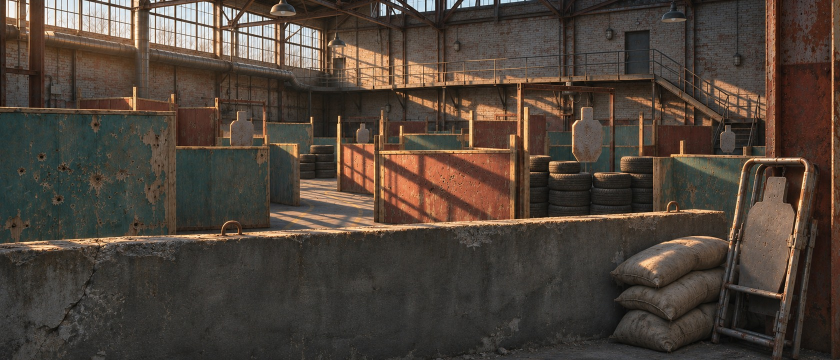
#> input picture tools/ArenaUiArtwork/SessionMenu/masters/streiflicht-approved-21x9.jpg, 1680 x 720 px (shown at 1/2 size); its folder holds 5 pictures in this run
$ python export_streiflicht.py --output out.png
#> lines starting #> are read from the running program, lines starting #| are printed output that depends on the picture; after the words box and inside, x2 and y2 are one past the last pixel; in counts of white or black regions, pixels touching at a corner belong together
"""Export the approved photographic plate into three independently moving UI textures."""
import argparse
import hashlib
import json
import shutil
from pathlib import Path

import numpy as np
from PIL import Image, ImageDraw, ImageFilter


HERE = Path(__file__).resolve().parent
MASTERS = HERE / "masters"
SOURCE_SIZE = (1859, 846)
CANVAS = (1680, 720)
# The approved wide preview takes the central 797 source rows.
WIDE_BOX = (0, 24, 1859, 821)
LANCZOS = Image.Resampling.LANCZOS


def silhouette(points, cutouts=()):
    """Antialias source-space paths before projecting to the approved 21:9 crop."""
    scale = 3
    mask = Image.new("L", (SOURCE_SIZE[0] * scale, SOURCE_SIZE[1] * scale))
    draw = ImageDraw.Draw(mask)
    for path in points:
        draw.polygon([(round(x * scale), round(y * scale)) for x, y in path], fill=255)
    for path in cutouts:
        draw.polygon([(round(x * scale), round(y * scale)) for x, y in path], fill=0)
    return mask.resize(CANVAS, LANCZOS, box=tuple(v * scale for v in WIDE_BOX))


def oriented_seam(approved, clean, anchors, start, end):
    """Follow the irregular stone rim within a narrow band around traced landmarks."""
    xs = np.arange(start, end + 1)
    guide = np.interp(xs, *np.transpose(anchors))
    # The clean donor closely matches the background above the rim. Inside the wall the two
    # exposures differ. Track that transition continuously rather than treating highlights as edges.
    dist = np.abs(approved.astype(float) - clean.astype(float)).mean(axis=2)
    candidates = np.rint(guide).astype(int)[:, None] + np.arange(-6, 7)
    col = xs[:, None]
    before = sum(dist[candidates - d, col] for d in range(1, 4)) / 3
    after = sum(dist[candidates + d, col] for d in range(3)) / 3
    scores = after - before - np.abs(candidates - guide[:, None]) * 2
    scores = np.clip(scores, -80, 80)
    cost = scores[0]
    previous = np.zeros_like(scores, dtype=np.int8)
    for n in range(1, len(xs)):
        steps = np.abs(candidates[n - 1, :, None] - candidates[n, None, :])
        options = cost[:, None] - 4 * steps - 1000 * (steps > 2)
        previous[n] = np.argmax(options, axis=0)
        cost = scores[n] + options.max(axis=0)
    pos = int(np.argmax(cost))
    ys = []
    for n in range(len(xs) - 1, -1, -1):
        ys.append(int(candidates[n, pos]))
        pos = previous[n, pos]
    return list(zip(xs.tolist(), reversed(ys)))


def wall_mask(raw, course):
    guide = [(0,562),(60,560),(115,557),(176,553),(231,552),(301,549),(374,546),(451,543),
             (494,541),(539,540),(624,535),(704,532),(799,526),(872,524),(958,519),(1060,515),
             (1152,510),(1227,506),(1318,501),(1383,497),(1451,493),(1513,489),(1555,487),(1603,492)]
    edge = oriented_seam(raw, course, guide, 0, 1603)
    contour = edge + [(1608,510),(1610,540),(1607,620),(1604,753),(1568,760),(1514,762),
                      (1450,766),(1370,770),(1320,776),(1223,788),(1130,797),(1070,803),
                      (998,810),(899,822),(812,833),(741,845),(700,846),(0,846)]
    # The two lifting eyes are open rings in front of different parts of the course.
    left = [(489,545),(489,535),(490,526),(494,518),(501,513),(510,511),(519,512),(526,514),
            (532,519),(535,528),(536,542),(529,544),(490,547)]
    left_hole = [(498,539),(500,530),(503,524),(509,522),(517,521),(524,524),(527,529),(528,539)]
    right = [(1475,494),(1476,482),(1479,475),(1484,470),(1490,469),(1496,470),(1500,474),
             (1503,482),(1504,490),(1499,494)]
    right_hole = [(1481,489),(1482,482),(1485,476),(1489,475),(1494,476),(1497,481),(1497,489)]
    return silhouette([contour, left, right], [left_hole, right_hole])


def near_mask():
    # Paths follow the visible sandbags, the target sheet and each tube separately. Background is
    # visible between the feet and through the open handle. The recessed frame is on the same plane
    # as the portable stand; the distant targets are part of the fixed course.
    sacks = [(1349,631),(1354,624),(1363,619),(1370,610),(1380,599),(1397,589),(1410,581),
             (1428,571),(1452,561),(1473,555),(1500,549),(1527,547),(1551,547),(1575,549),
             (1594,553),(1614,560),(1606,616),(1605,631),(1600,653),(1596,684),(1590,707),
             (1584,737),(1576,766),(1562,776),(1542,783),(1522,790),(1502,798),(1486,805),
             (1475,801),(1454,799),(1428,795),(1403,791),(1381,786),(1353,775),(1346,772),
             (1351,766),(1357,763),(1362,749),(1373,726),(1388,710),(1373,705),(1361,696),
             (1358,691),(1364,683),(1370,681),(1375,673),(1383,663),(1397,653),(1381,649),
             (1363,644),(1357,635)]
    plate = [(1699,416),(1737,414),(1741,419),(1733,467),(1748,471),(1757,486),
             (1758,496),(1733,625),(1714,734),(1630,712),(1622,646),(1632,585),(1647,525),(1656,495),
             (1672,476),(1682,471),(1694,420)]
    outer_left = [(1571,780),(1574,757),(1576,741),(1581,716),(1583,692),(1590,655),
                  (1595,632),(1602,591),(1613,535),(1623,477),(1632,428),(1638,397),
                  (1642,385),(1648,378),(1655,374),(1667,372),(1772,372),(1783,372),
                  (1793,377),(1800,386),(1803,398),(1800,420),(1782,511),(1766,594),
                  (1750,671),(1739,741),(1728,824),(1709,822),(1723,746),(1736,676),
                  (1750,595),(1765,506),(1779,419),(1783,398),(1780,390),(1776,387),
                  (1769,386),(1665,387),(1658,390),(1654,396),(1649,415),(1643,446),
                  (1629,528),(1616,606),(1603,678),(1590,751),(1588,786)]
    inner_left = [(1596,779),(1605,721),(1615,656),(1630,567),(1643,497),(1656,415),
                  (1662,398),(1668,391),(1675,387),(1690,385),(1696,390),(1683,394),
                  (1676,402),(1672,414),(1665,455),(1653,520),(1641,589),(1628,668),
                  (1611,783)]
    inner_right = [(1752,819),(1756,784),(1767,703),(1777,628),(1789,533),(1798,464),
                   (1807,407),(1805,395),(1796,384),(1801,382),(1810,388),(1814,396),
                   (1817,406),(1814,426),(1805,497),(1793,588),(1780,683),(1767,818)]
    lower_cross = [(1583,747),(1587,745),(1719,775),(1757,782),(1755,799),(1715,789),
                   (1583,761)]
    mid_cross = [(1600,651),(1607,649),(1729,674),(1731,683),(1723,688),(1600,665)]
    chain = [(1731,385),(1737,385),(1734,396),(1729,414),(1726,415)]
    return silhouette([sacks, plate, outer_left, inner_left, inner_right, lower_cross, mid_cross, chain])


def split(visible, donor, matte):
    """Solve visible = coverage * cutout + (1 - coverage) * underlying at subpixel edges.

    A narrow repair margin removes traces of discontinuous rims, cast/contact shadows and fine
    metal hardware outside the main silhouette. Inside it, recover enough fractional coverage
    for the observed color to be representable with physically bounded straight RGB.
    """
    v = np.asarray(visible, dtype=np.float32)
    d = np.asarray(donor, dtype=np.float32)
    a = np.asarray(matte, dtype=np.float32)[:, :, None] / 255
    support = matte.point(lambda x: 255 if x >= 32 else 0).filter(ImageFilter.MaxFilter(19))
    # Carry the approved local exposure and existing soft shadows across the repair boundary.
    # The repair images supply the hidden material/geometry. Outside the repair margin use the
    # approved image exactly, never a second model interpretation of the visible course.
    protect = 1 - np.asarray(support.filter(ImageFilter.MaxFilter(5)), dtype=np.float32) / 255
    def blurred(array):
        return np.asarray(Image.fromarray(np.clip(array, 0, 255).astype("uint8")).filter(
            ImageFilter.GaussianBlur(9)), dtype=np.float32)
    weight = blurred(protect * 255)[:, :, None] / 255
    adjust = np.stack([blurred(127 + (v[:, :, c] - d[:, :, c]) * protect) - 127 for c in range(3)], axis=2)
    d = np.clip(d + np.clip(adjust / np.maximum(weight, .18), -65, 65), 0, 255)
    repair = np.asarray(support.filter(ImageFilter.GaussianBlur(2)), dtype=np.float32)[:, :, None] / 255
    under = np.rint(v * (1 - repair) + d * repair)
    required = np.maximum((v - under) / np.maximum(255 - under, 1),
                          (under - v) / np.maximum(under, 1)).max(axis=2, keepdims=True)
    a = np.ceil(255 * np.maximum(a, np.clip(1.7 * required, 0, 1))) / 255
    inverse = 1.0 - a
    cut = np.clip((v - inverse * under) / np.maximum(a, 1e-6), 0, 255)
    rgba = Image.fromarray(np.rint(cut).astype("uint8"))
    rgba.putalpha(Image.fromarray(np.rint(255 * a[:, :, 0]).astype("uint8")))
    return Image.fromarray(np.rint(under).astype("uint8")), rgba


def load_source(name):
    image = Image.open(MASTERS / name).convert("RGB")
    if image.size != SOURCE_SIZE:
        raise ValueError(f"Misregistered source {name}: {image.size}")
    return image


def project(image):
    return image.resize(CANVAS, LANCZOS, box=WIDE_BOX)


def compile_art(output):
    output.mkdir(parents=True, exist_ok=True)
    approved_path = MASTERS / "streiflicht-approved-21x9.jpg"
    approved = Image.open(approved_path).convert("RGB")
#> approved is the input picture: PIL image 1680x720 RGB; mean R, G, B 78.2, 66.8, 57.4
    if approved.size != CANVAS:
        raise ValueError("Approved wide crop has changed dimensions.")
    raw = load_source("streiflicht-source.png")
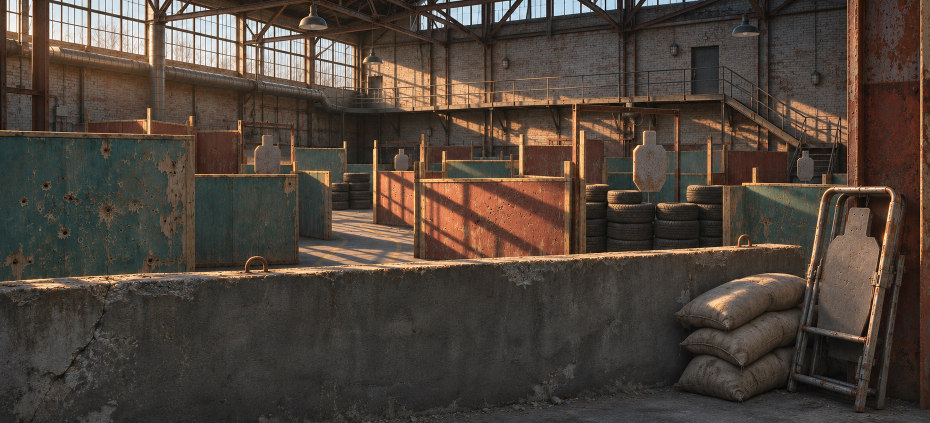
#> input picture tools/ArenaUiArtwork/SessionMenu/masters/streiflicht-source.png, 1859 x 846 px (shown at 1/2 size)
#> in load_source, image is the input picture: PIL image 1859x846 RGB; mean R, G, B 77.9, 66.9, 58.2
    course = load_source("course-repair.png")
#> call 2 of load_source, with name = 'course-repair.png'
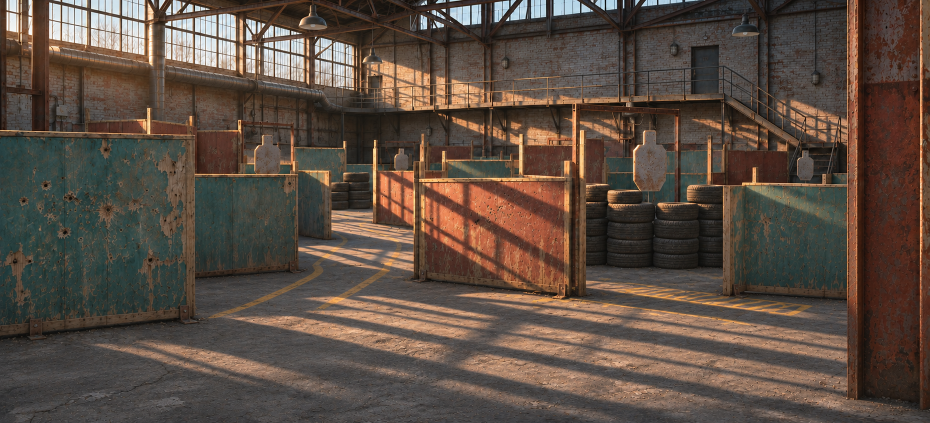
#> input picture tools/ArenaUiArtwork/SessionMenu/masters/course-repair.png, 1859 x 846 px (shown at 1/2 size)
#> in load_source, image is the input picture: PIL image 1859x846 RGB; mean R, G, B 91.4, 76.8, 66.5
    wall = load_source("wall-repair.png")
#> call 3 of load_source, with name = 'wall-repair.png'
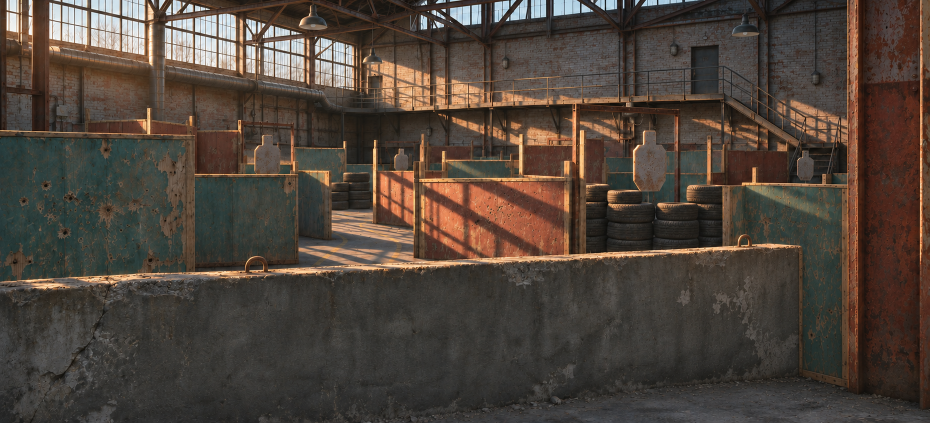
#> input picture tools/ArenaUiArtwork/SessionMenu/masters/wall-repair.png, 1859 x 846 px (shown at 1/2 size)
#> in load_source, image is the input picture: PIL image 1859x846 RGB; mean R, G, B 78.6, 67.5, 58.8
    under, front = split(approved, project(wall), near_mask())
#> in near_mask, `sacks = [(1349,631),(1354,624),(1363,619),(1370,610),(1380,599),(1397,..`: sacks = 51 pairs, first value 1346 to 1614, second value 547 to 805
#> in silhouette, `mask = Image.new("L", (SOURCE_SIZE[0] * scale, SOURCE_SIZE[1] * scale))`: mask: PIL image 5577x2538 L; every value is 0
#> in split, `support = matte.point(lambda x: 255 if x >= 32 else 0).filter(ImageFil..`:
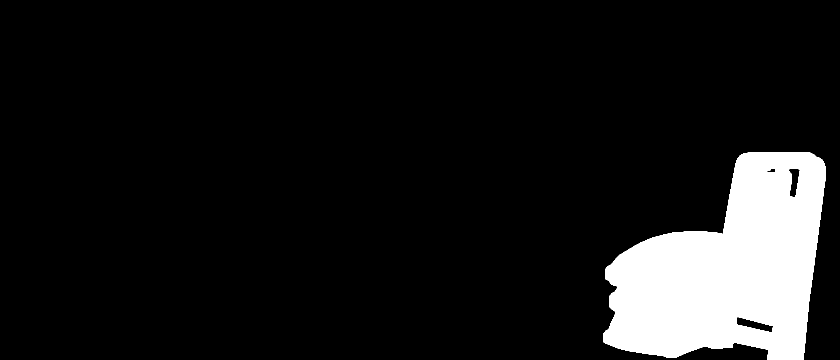
#> support: PIL image 1680x720 L (shown at 1/2 size); 10% white; 1 white region, box (x1, y1, x2, y2) and area: (1207, 305, 1652, 720) 121074
#> in split, `protect = 1 - np.asarray(support.filter(ImageFilter.MaxFilter(5)), dty..`: protect: shape (720, 1680) float32; values 0 (black) and 1 (white), 89.6% white; 1 black region, box (x1, y1, x2, y2) and area: (1205, 303, 1654, 720) 125485
#> under: PIL image 1680x720 RGB
    backing, mid = split(under, project(course), wall_mask(np.asarray(raw), np.asarray(course)))
#> in project (call 2), `return image.resize(CANVAS, LANCZOS, box=WIDE_BOX)`:
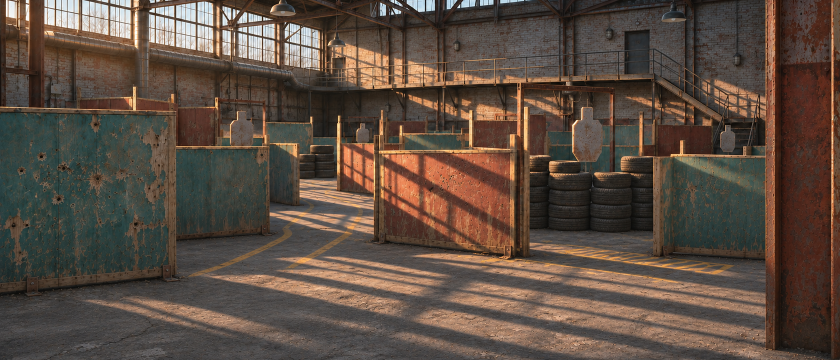
#> returned value: PIL image 1680x720 RGB (shown at 1/2 size); mean R, G, B 92, 76.8, 65.9
#> in wall_mask, `guide = [(0,562),(60,560),(115,557),(176,553),(231,552),(301,549),(374..`: guide = 24 items, first 6: (0, 562), (60, 560), (115, 557), (176, 553), (231, 552), (301, 549)
#> in oriented_seam, `guide = np.interp(xs, *np.transpose(anchors))`: guide = 1604 values, max 562 at index 0, min 487 at index 1555, mean 525.8
#> in oriented_seam, `dist = np.abs(approved.astype(float) - clean.astype(float)).mean(axis=2)`:
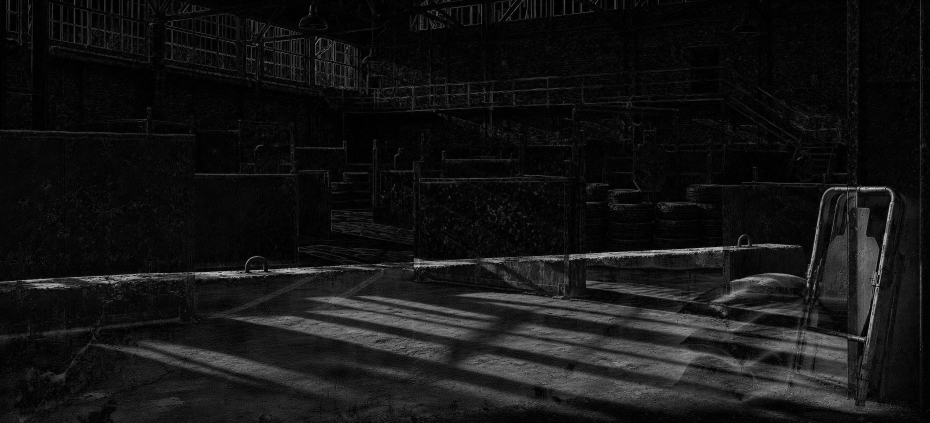
#> dist: shape (846, 1859) float64 (shown at 1/2 size); min 0, max 207.3, mean 20.7
#> in oriented_seam, `cost = scores[0]`: cost = [-14, -11.33, -9.22, -6.67, 0.222, 17.22, 56.56, 68, 45.89, -22, -57.11, -54.56, -27.56]
#> in oriented_seam, `pos = int(np.argmax(cost))`: pos = 6
#> the loop in oriented_seam, `for n in range(len(xs) - 1, -1, -1):` made 1604 passes
#> pos on passes 1 to 3: 6, 6, 5
#> after the loop in oriented_seam, `for n in range(len(xs) - 1, -1, -1):`: ys = 1604 values, max 563 at index 1592, min 487 at index 56, mean 524.8
#> in wall_mask, `edge = oriented_seam(raw, course, guide, 0, 1603)`: edge = 1604 pairs, first value 0 to 1603, second value 487 to 563
#> in wall_mask, `contour = edge + [(1608,510),(1610,540),(1607,620),(1604,753),(1568,76..`: contour = 1622 pairs, first value 0 to 1610, second value 487 to 846
#> in split (call 2), `support = matte.point(lambda x: 255 if x >= 32 else 0).filter(ImageFil..`: support: PIL image 1680x720 L; 32.5% white; 1 white region, box (x1, y1, x2, y2) and area: (0, 393, 1465, 720) 393660
#> in split (call 2), `protect = 1 - np.asarray(support.filter(ImageFilter.MaxFilter(5)), dty..`: protect: shape (720, 1680) float32; values 0 (black) and 1 (white), 67% white; 1 black region, box (x1, y1, x2, y2) and area: (0, 391, 1467, 720) 398621
#> in split (call 2), `cut = np.clip((v - inverse * under) / np.maximum(a, 1e-6), 0, 255)`:
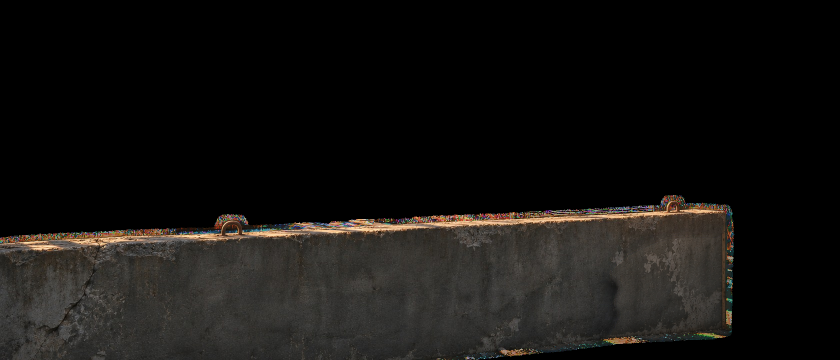
#> cut: shape (720, 1680, 3) float32 (shown at 1/2 size); mean R, G, B 20.8, 19.2, 17.2
    # Maximum quality and full chroma retain the approved color and texture under fine silhouettes.
    backing.save(output / "hall.jpg", quality=98, subsampling=0, optimize=True)
    mid.save(output / "barrier.png", optimize=True)
    front.save(output / "fence.png", optimize=True)
    shutil.copyfile(approved_path, output / "splash.jpg")


def verify(output, previews):
    approved = Image.open(MASTERS / "streiflicht-approved-21x9.jpg").convert("RGB")
    back = Image.open(output / "hall.jpg").convert("RGBA")
    mid = Image.open(output / "barrier.png").convert("RGBA")
    front = Image.open(output / "fence.png").convert("RGBA")
    rest = Image.alpha_composite(Image.alpha_composite(back, mid), front).convert("RGB")
    error = np.abs(np.asarray(rest, dtype=np.int16) - np.asarray(approved, dtype=np.int16))
    print(f"Rest vs approved JPEG, RGB values 0..255: mean={error.mean():.3f} p99={np.percentile(error, 99):.0f} max={error.max()}")
#| Rest vs approved JPEG, RGB values 0..255: mean=0.265 p99=2 max=8
    if error.mean() > 0.7 or np.percentile(error, 99) > 4:
        raise RuntimeError("Rest composition no longer reproduces the approved photograph.")
    if previews is None:
        return
    previews.mkdir(parents=True, exist_ok=True)
    metrics = {"source": "streiflicht-approved-21x9.jpg", "size": list(CANVAS),
               "meanAbsoluteRgbError": float(error.mean()), "p99AbsoluteRgbError": int(np.percentile(error,99)),
               "maxAbsoluteRgbError": int(error.max()),
               "sha256": {f: hashlib.sha256((output / f).read_bytes()).hexdigest()
                          for f in ("hall.jpg", "barrier.png", "fence.png", "splash.jpg")}}
    (previews / "artwork-check.json").write_text(json.dumps(metrics, indent=2) + "\n", encoding="utf-8")
    # These are asset-space offsets bounding both native aspect ratios at the four pointer corners.
    for name, sign_x, sign_y in (("rest",0,0),("tl",-1,-1),("tr",1,-1),("bl",-1,1),("br",1,1)):
        frame = back.copy()
        frame.alpha_composite(mid, (4 * sign_x, 4 * sign_y))
        frame.alpha_composite(front, (8 * sign_x, 8 * sign_y))
        frame = frame.convert("RGB")
        for label, aspect in (("21x9", 21/9), ("16x9", 16/9)):
            # Native panel covers the viewport plus 13/1080 of its height on each side for travel.
            h = CANVAS[1]/(1+26/1080)
            w = h*aspect
            l,t=(CANVAS[0]-w)/2,(CANVAS[1]-h)/2
            crop = frame.resize((round(h*aspect),round(h)), LANCZOS, box=(l,t,l+w,t+h))
            crop.save(previews / f"streiflicht-{label}-{name}.jpg", quality=93)


if __name__ == "__main__":
    parser = argparse.ArgumentParser(description=__doc__)
    parser.add_argument("--output", type=Path, required=True)
    parser.add_argument("--previews", type=Path)
    args = parser.parse_args()
    compile_art(args.output)
    verify(args.output, args.previews)
